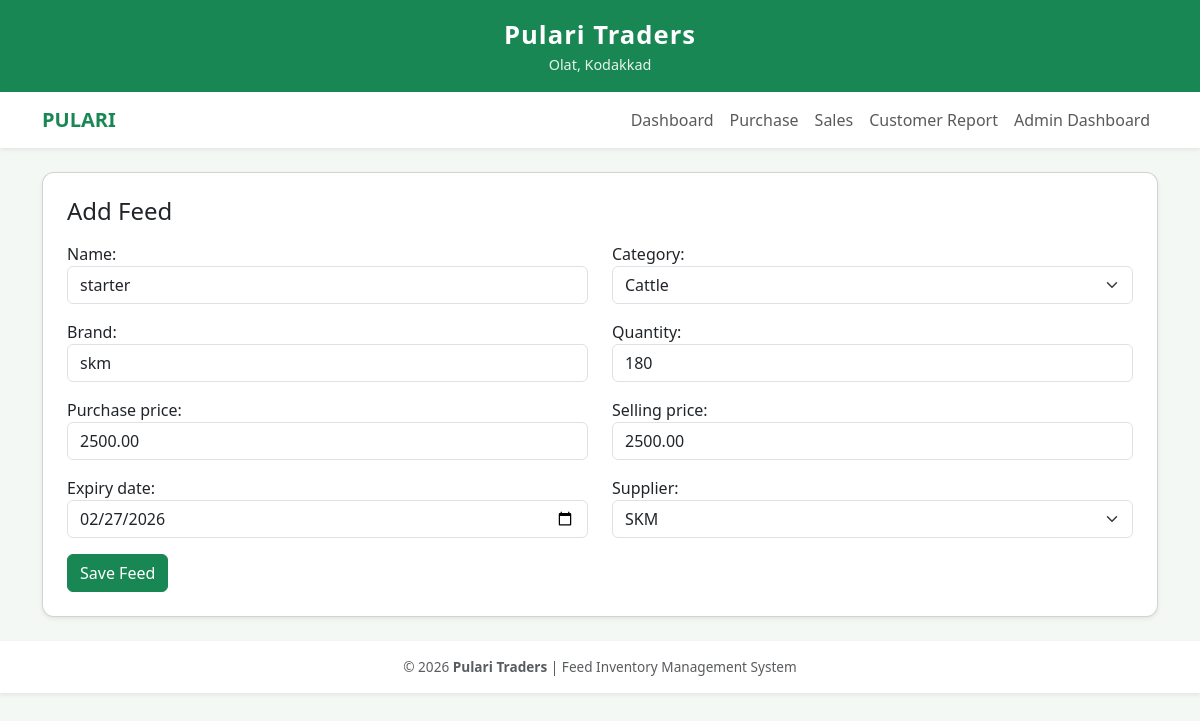
/feed/update/2/ (signed in), run on the app's committed database.
### inventory/models.py (models this page shows, shortened)
class Feed(models.Model):
    CATEGORY_CHOICES = [
        ('Poultry', 'Poultry'),
        ('Cattle', 'Cattle'),
        ('Goat', 'Goat'),
        ('Pet', 'Pet'),
        ('Others', 'Others'),
    ]
    name = models.CharField(max_length=100)
    category = models.CharField(max_length=20, choices=CATEGORY_CHOICES)
    brand = models.CharField(max_length=100)
    quantity = models.PositiveIntegerField()
    purchase_price = models.DecimalField(max_digits=8, decimal_places=2)
    selling_price = models.DecimalField(max_digits=8, decimal_places=2)
    expiry_date = models.DateField()
    supplier = models.ForeignKey(
        Supplier,
        on_delete=models.CASCADE,
        default=1
    )

### inventory/views.py (the view)
# urls.py: path('feed/update/<int:pk>/', views.update_feed, name='update_feed'),
@login_required
def update_feed(request, pk):
    feed = get_object_or_404(Feed, pk=pk)
    if request.method == 'POST':
        form = FeedForm(request.POST, instance=feed)
        if form.is_valid():
            form.save()
            return redirect('feed_list')
    else:
        form = FeedForm(instance=feed)
    return render(request, 'add_feed.html', {'form': form})

### inventory/forms.py
class FeedForm(forms.ModelForm):
    class Meta:
        model = Feed
        fields = '__all__'
        widgets = {
            'name': forms.TextInput(attrs={'class': 'form-control'}),
            'category': forms.Select(attrs={'class': 'form-select'}),
            'brand': forms.TextInput(attrs={'class': 'form-control'}),
            'quantity': forms.NumberInput(attrs={'class': 'form-control'}),
            'purchase_price': forms.NumberInput(attrs={'class': 'form-control'}),
            'selling_price': forms.NumberInput(attrs={'class': 'form-control'}),
            'expiry_date': forms.DateInput(attrs={'class': 'form-control', 'type': 'date'}),
            'supplier': forms.Select(attrs={'class': 'form-select'}),
        }

### inventory/models.py (called while the page is built)
    def __str__(self):
        return self.name

### inventory/Templates/add_feed.html (shortened to what this page needs)
{% extends 'base.html' %}
{% block content %}
<h4 class="mb-3">Add Feed</h4>
<form method="POST">
    <div class="row">
        <div class="col-md-6 mb-3">
            {{ form.name.label_tag }}
            {{ form.name }}
        </div>
        <div class="col-md-6 mb-3">
            {{ form.category.label_tag }}
            {{ form.category }}
        </div>
        <div class="col-md-6 mb-3">
            {{ form.brand.label_tag }}
            {{ form.brand }}
        </div>
        <div class="col-md-6 mb-3">
            {{ form.quantity.label_tag }}
            {{ form.quantity }}
        </div>
        <div class="col-md-6 mb-3">
            {{ form.purchase_price.label_tag }}
            {{ form.purchase_price }}
        </div>
        <div class="col-md-6 mb-3">
            {{ form.selling_price.label_tag }}
            {{ form.selling_price }}
        </div>
        <div class="col-md-6 mb-3">
            {{ form.expiry_date.label_tag }}
            {{ form.expiry_date }}
        </div>
        <div class="col-md-6 mb-3">
            {{ form.supplier.label_tag }}
            {{ form.supplier }}
        </div>
    </div>
    <button type="submit" class="btn btn-success">Save Feed</button>
</form>
{% endblock %}

### inventory/Templates/base.html (style rules this page uses)
body { background-color: #f4f8f5; }

### data on the page
Feed: name "starter", category "Cattle", brand "skm", quantity "180", purchase_price "2500.00", selling_price "2500.00", expiry_date "02/27/2026", supplier "SKM"
